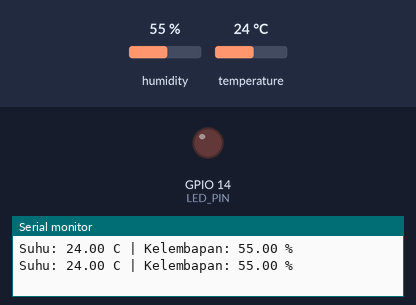
A sketch run on a simulated ESP32. Parts: output pins drawn as LEDs (lit = HIGH), the last lines printed to the serial monitor. Inputs (shaded band) come from the test bench; at power-on: temperature 24 °C, humidity 55 %.

Above: at 2.8 s.
2.9 s: temperature set to 29.2 °C
5.6 s: temperature set to 30.4 °C
At 6.9 s:
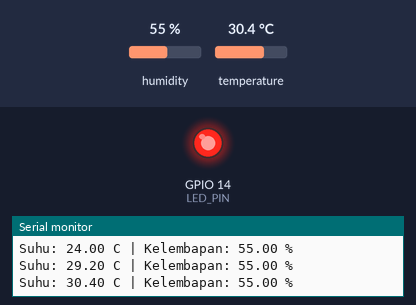
8.3 s: temperature set to 12 °C
At 10.7 s:
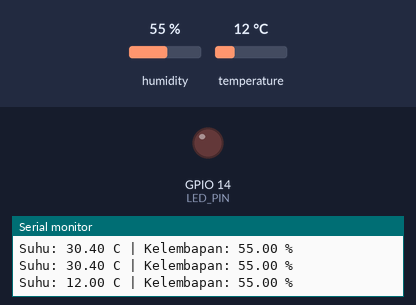
11.5 s: temperature set to 33 °C
At 12.6 s:
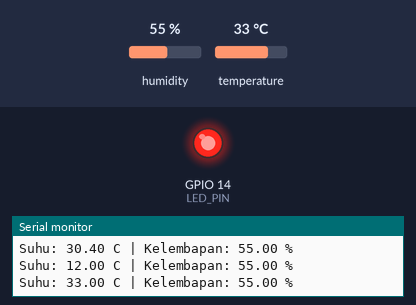
Timing chart, 0 to 14.5 s (numbered marks = the images above; inputs shaded):
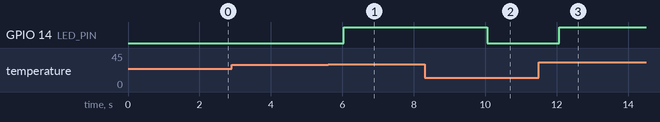

The sketch:

modul1_sensor.ino
```cpp
// Modul 1 - Pertemuan 4
// ESP32 membaca suhu & kelembapan dari DHT22, lalu menampilkannya di Serial Monitor.
// LED di pin 14 menyala kalau suhu lebih dari 30 derajat.
//
// Rangkaian di Wokwi (lihat diagram.json):
//   DHT22 VCC -> 3V3, GND -> GND, SDA -> pin 21
//   LED kaki A (+) -> resistor 220 ohm -> pin 14, kaki C (-) -> GND
// Library (tab Library Manager): DHT sensor library for ESPx

#include "DHTesp.h"

#define DHT_PIN 21
#define LED_PIN 14

DHTesp dht;

void setup() {
    Serial.begin(115200);
    pinMode(LED_PIN, OUTPUT);
    dht.setup(DHT_PIN, DHTesp::DHT22);
}

void loop() {
    float suhu = dht.getTemperature();
    float lembap = dht.getHumidity();

    Serial.print("Suhu: ");
    Serial.print(suhu);
    Serial.print(" C | Kelembapan: ");
    Serial.print(lembap);
    Serial.println(" %");

    if (suhu > 30) {
        digitalWrite(LED_PIN, HIGH); // panas -> LED nyala
    } else {
        digitalWrite(LED_PIN, LOW);
    }
    delay(2000);                     // baca tiap 2 detik
}
```

Measured:
- the behaviour switches between 30 and 30.1 °C on temperature (found by bisection; images 0 and 1)
- after the input at 5.6 s, GPIO 14 (LED_PIN): LOW → HIGH after 0.44 s
- after the input at 8.3 s, GPIO 14 (LED_PIN): HIGH → LOW after 1.8 s
- after the input at 11.5 s, GPIO 14 (LED_PIN): LOW → HIGH after 0.57 s
